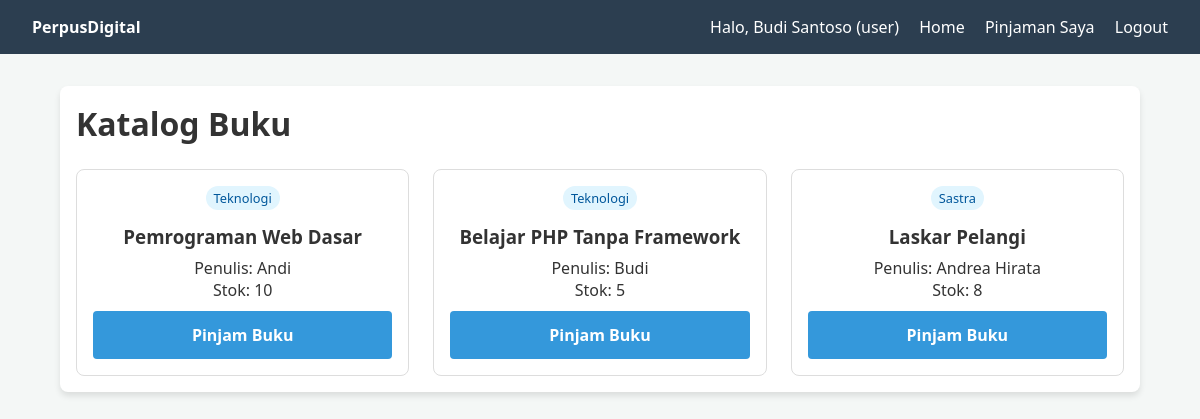
Page /index.php (signed in) on the committed database.
### tables this page shows
CREATE TABLE IF NOT EXISTS buku (
    id INT AUTO_INCREMENT PRIMARY KEY,
    kategori_id INT,
    judul VARCHAR(255) NOT NULL,
    penulis VARCHAR(100) NOT NULL,
    penerbit VARCHAR(100),
    tahun_terbit YEAR,
    stok INT DEFAULT 0,
    gambar VARCHAR(255),
    FOREIGN KEY (kategori_id) REFERENCES kategori(id) ON DELETE SET NULL
);

CREATE TABLE IF NOT EXISTS kategori (
    id INT AUTO_INCREMENT PRIMARY KEY,
    nama_kategori VARCHAR(50) NOT NULL
);

### includes/functions.php (called while the page is built, shortened)
<?php
function query($query) {
    global $conn;
    $result = mysqli_query($conn, $query);
    $rows = [];
    while ($row = mysqli_fetch_assoc($result)) {
        $rows[] = $row;
    }
    return $rows;
}
?>

### index.php (the view, shortened to what this page needs)
<?php
require 'includes/config.php';
require 'includes/functions.php';
$buku = query("SELECT b.*, k.nama_kategori FROM buku b JOIN kategori k ON b.kategori_id = k.id");
?>
<!DOCTYPE html>
<html lang="id">
<head>
    <link rel="stylesheet" href="css/style.css">
</head>
<body>
    <nav>
        <div class="logo"><strong>PerpusDigital</strong></div>
        <div class="menu">
            <span>Halo, <?= $_SESSION['nama']; ?> (<?= $_SESSION['role']; ?>)</span>
            <a href="index.php">Home</a>
            <a href="peminjaman.php">Pinjaman Saya</a>
            <a href="logout.php" onclick="return confirm('Yakin ingin logout?')">Logout</a>
        </div>
    </nav>
    <div class="container">
        <h1>Katalog Buku</h1>
        <div class="book-grid">
            <?php foreach ($buku as $row) : ?>
                <div class="book-card">
                    <span class="badge"><?= $row['nama_kategori']; ?></span>
                    <h3><?= $row['judul']; ?></h3>
                    <p>Penulis: <?= $row['penulis']; ?></p>
                    <p>Stok: <?= $row['stok']; ?></p>
                    <a href="pinjam_proses.php?id=<?= $row['id']; ?>" class="btn btn-primary" style="margin-top: 10px;" onclick="return confirm('Pinjam buku ini?')">Pinjam Buku</a>
                </div>
            <?php endforeach; ?>
        </div>
    </div>
</body>
</html>

### css/style.css (style rules this page uses)
* { margin: 0; padding: 0; box-sizing: border-box; font-family: 'Segoe UI', Tahoma, Geneva, Verdana, sans-serif; }
body { background-color: #f4f7f6; color: #333; }
nav { background-color: #2c3e50; color: white; padding: 1rem 2rem; display: flex; justify-content: space-between; align-items: center; }
nav a { color: white; text-decoration: none; margin-left: 1rem; }
.container { width: 90%; max-width: 1200px; margin: 2rem auto; padding: 1rem; background: white; border-radius: 8px; box-shadow: 0 4px 6px rgba(0,0,0,0.1); }
.btn { display: inline-block; padding: 0.8rem 1.5rem; border: none; border-radius: 4px; cursor: pointer; text-decoration: none; font-weight: bold; transition: background 0.3s; }
.btn-primary { background-color: #3498db; color: white; width: 100%; }
.book-grid { display: grid; grid-template-columns: repeat(auto-fill, minmax(250px, 1fr)); gap: 1.5rem; margin-top: 1.5rem; }
.book-card { border: 1px solid #ddd; border-radius: 8px; padding: 1rem; text-align: center; transition: transform 0.2s; }
.book-card h3 { margin: 1rem 0 0.5rem; }
.badge { padding: 0.2rem 0.5rem; border-radius: 12px; font-size: 0.8rem; background: #e1f5fe; color: #01579b; }

### rows in the picture
buku: kategori.nama_kategori "Teknologi", judul "Pemrograman Web Dasar", penulis "Andi", stok "10"
buku: kategori.nama_kategori "Teknologi", judul "Belajar PHP Tanpa Framework", penulis "Budi", stok "5"
buku: kategori.nama_kategori "Sastra", judul "Laskar Pelangi", penulis "Andrea Hirata", stok "8"

### other values in the picture
$_SESSION['nama'] "Budi Santoso"
$_SESSION['role'] "user"
